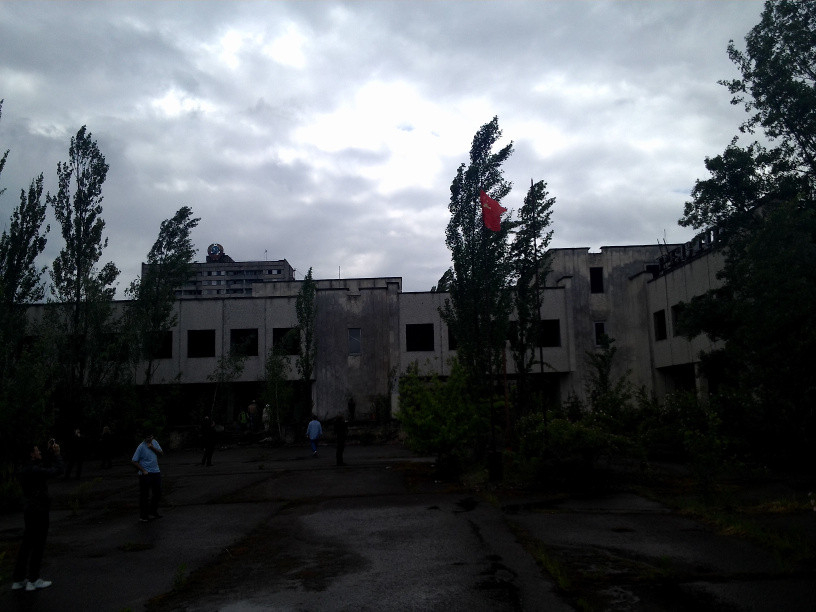
#> input picture Assignment 26-1/Image/a.jpg, 816 x 612 px
$ jupyter execute Q3.ipynb
#> lines starting #> are read from the running program, lines starting #| are printed output that depends on the picture
[cell 1]
import cv2 as cv
import numpy as np
from matplotlib import pyplot as plt

[cell 2]
image = cv.imread('Image/a.jpg')
#> image is the input picture: shape (612, 816, 3); mean B, G, R 89.3, 85.1, 80.8
result = np.zeros(image.shape, image.dtype)

[cell 3]
for y in range(image.shape[0]):
    for x in range(image.shape[1]):
        for c in range(image.shape[2]):
            result[y,x,c] = np.clip(1.5*image[y,x,c] + 50, 0, 255)
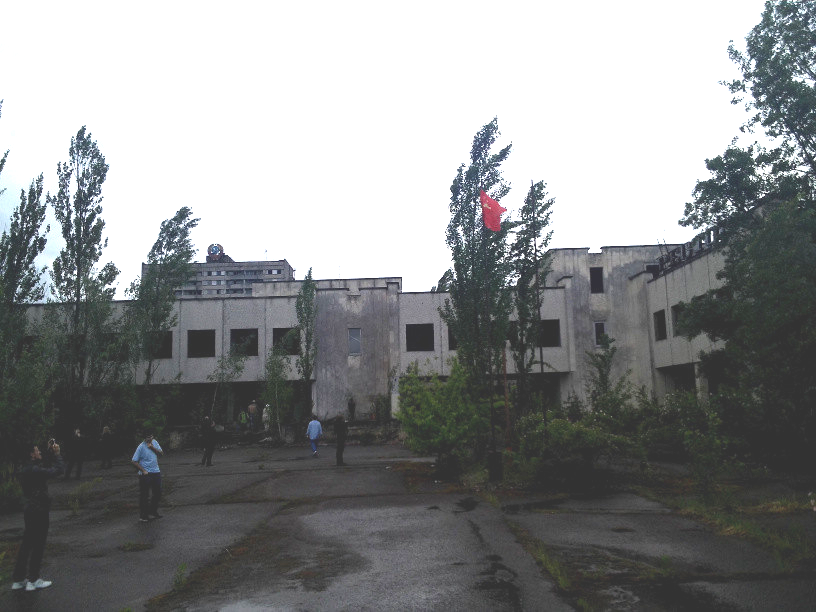
#> result: shape (612, 816, 3); mean B, G, R 141.4, 140.9, 139.1
